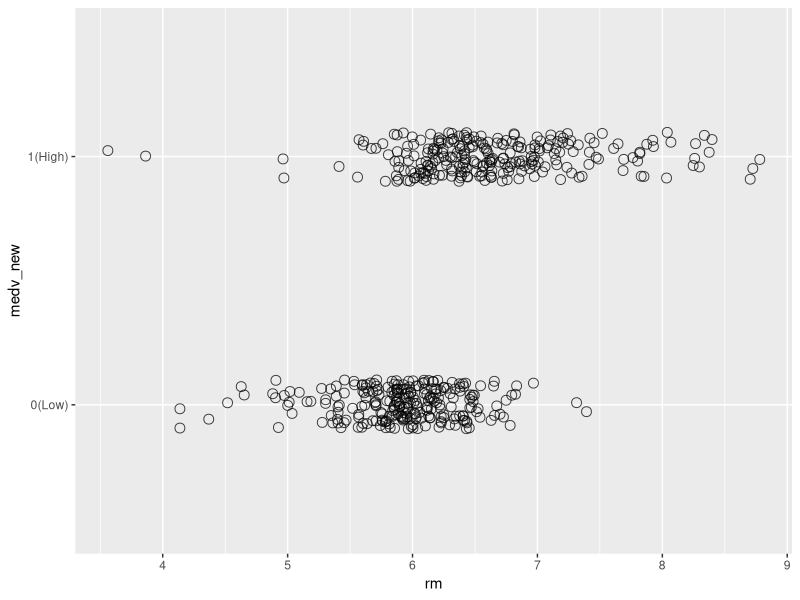
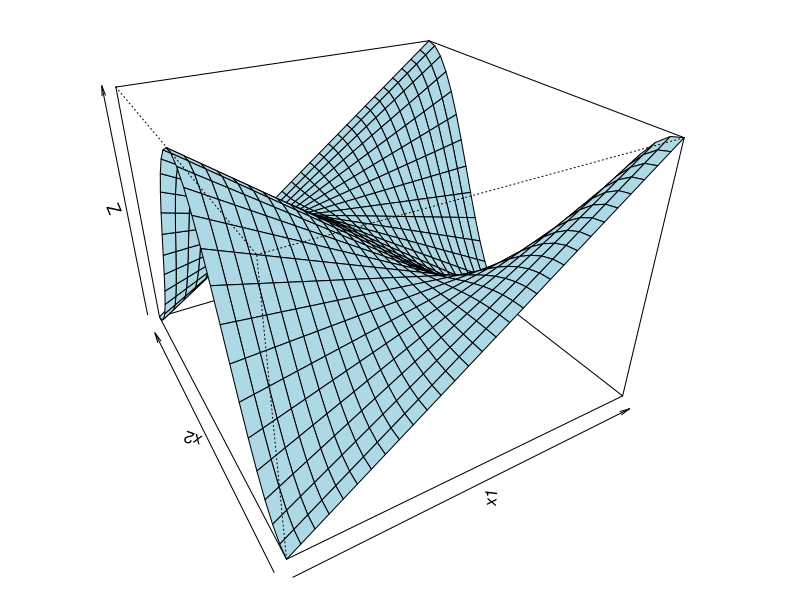
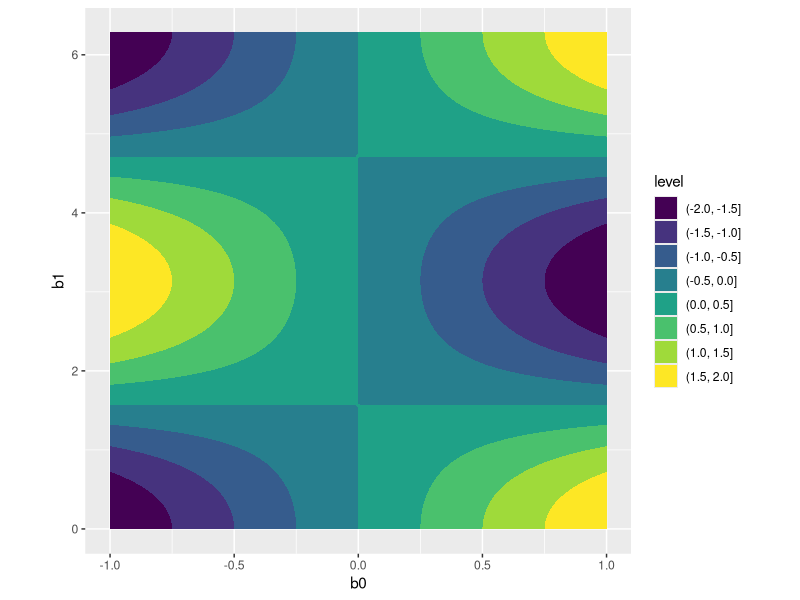
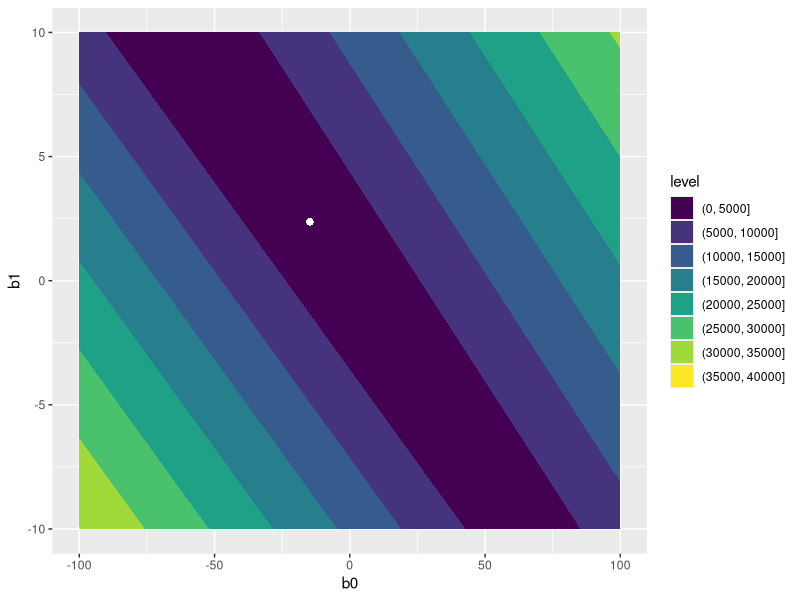

Recreate these plots in R, in order. (Note: this script raises an error after producing the figures.)
## ---- chunk 1
Sys.setenv(LANG = "en")
knitr::opts_chunk$set(fig.align='center', 
                      out.width='75%',
                      message=FALSE,
                      warning=FALSE)
library(MASS)
library(tidyverse)
## ---- chunk 2
library(MASS)
library(tidyverse)

df_boston <- MASS::Boston %>% 
  mutate(medv_new = case_when(medv >= median(medv) ~ 1,
                             medv < median(medv) ~ 0))

ggplot(data = df_boston, aes(x = rm, y = factor(medv_new))) + 
  geom_jitter(shape = 21, alpha = 0.75, size = 3, height=0.1) +
  scale_y_discrete(name = "medv_new",
                   labels = c("0(Low)", "1(High)"))
## ---- chunk 3
set.seed(1)
train_ind <- sample(1:506, size = 506*0.8)

df_train <- df_boston[train_ind, ]
df_test <- df_boston[-train_ind, ]
## ---- chunk 4
func <- function(x) {  
  x^2 - 2 * x + 1
}

result <- optim(par = -500, fn = func, method = "BFGS")
## ---- chunk 5
# The best set of parameters found.
result$par
## ---- chunk 6
negloglikelihood <- function(b){
  # explanatory variable
  x = df_train$rm
  # response variable
  y = df_train$medv_new
  
  # likelihood function value
  -sum(y*(b[1]+b[2]*x) - log(1+exp(b[1] + b[2]*x)))
}

res <- optim(par = c(0, 0), fn = negloglikelihood, gr = NULL, method = 'BFGS')
# extract the best set
bhat <- res$par

## ---- chunk 7
# explanatory variable 1
x1 <- seq(-1, 1, length.out = 30)

# explanatory variable 2
x2 <- seq(0, 2*pi, length.out = 30)

# response variable
plot_example_func <- function(x) { 
  x[1]*cos(x[2])*2
}

# all combinations of x1 and x2
df_plot_example <- expand.grid(X1 = x1, X2 = x2)

# generate correspond output 
df_plot_example$z <- apply(df_plot_example, 1, plot_example_func)

# re-shape z for the plotting function
Z <- matrix(df_plot_example$z, ncol=30)
par(mar=c(1,1,1,1))
persp(x = x1, y = x2, z = Z, theta = -30, phi = 30, expand = 0.75, col = "lightblue")
## ---- chunk 8
plot2dfunction <- function(fnc, b0range, b1range){
  b0_plot <- seq(b0range[1],b0range[2],length.out=100)
  b1_plot <- seq(b1range[1],b1range[2],length.out=100)
  df_plot <- data.frame(b0 = b0_plot, b1=b1_plot)
  df_plot <- df_plot %>% tidyr::expand(b0, b1) %>% rowwise() %>% mutate(nll = fnc(c(b0,b1)))
  ggplot(data=df_plot) +
    geom_contour_filled(aes(x=b0, y=b1, z=nll)) 
}
## ---- chunk 9
plot2dfunction(fnc = plot_example_func, b0range = c(-1, 1), b1range = c(0, 2*pi)) + coord_fixed(1/pi) 
## ---- chunk 10
plot2dfunction(fnc = negloglikelihood, b0range = c(-100, 100), b1range = c(-10, 10)) +
geom_point(aes(x=bhat[1], y=bhat[2]), color = "white")
## ---- chunk 11
logreg.fit <- glm(medv_new ~ rm, data = df_train, family = binomial)
summary(logreg.fit)
## ---- chunk 12
knitr::include_graphics("ConfusionMatrix.png")
## ---- chunk 13
# build the g1 function with the coefficients 
func_g1 <- function(x, bhat){
  # chance of being "High" with the given coefficients
  prob = (exp(bhat[1]+ x*bhat[2])/(1+exp(bhat[1]+ x*bhat[2])))
  return(prob)
}

df_test <- df_test %>% 
  mutate(
    # generate a column for predict chance being "High" with the coefficients obtained above
    pred_prob = func_g1(x = rm, b = bhat),
    # if the chance is greater than the threshold, than classify the case as TRUE("High")
    pred_class_by_hand =  pred_prob >= 0.5)
## ---- chunk 14
df_test <- df_test %>% 
  mutate(
    pred_class_by_glm =  predict(logreg.fit, newdata = df_test, type = "response") >= 0.5
  )
## ---- chunk 15
TP <- sum(df_test$medv_new + df_test$pred_class_by_hand > 1)
TN <- sum(df_test$medv_new + df_test$pred_class_by_hand < 1)
FN <- sum(df_test$medv_new > 0 & df_test$pred_class_by_hand < 1)
FP <- sum(df_test$medv_new < 1 & df_test$pred_class_by_hand > 0)

confusion_matrix = matrix(c(TP,FP,FN,TN), 2, 2)
rownames(confusion_matrix) <- c("Actual TRUE", "Actual FALSE")
colnames(confusion_matrix) <- c("Pred TRUE", "Pred FALSE")
print(confusion_matrix)
## ---- chunk 16
(TP+TN)/(TP+TN+FP+FN)
## ---- chunk 17
table(df_test$medv_new, df_test$pred_class_by_hand)
## ---- chunk 18
library(caret)
confusionMatrix(as.factor(df_test$pred_class_by_hand), as.factor(as.logical(df_test$medv_new)))
## ---- chunk 19
# accuracy: proportion of correct prediction
mean(df_test$medv_new == df_test$pred_class_by_hand)
## ---- chunk 20
# form the X matrix with 1s and involved variable only
X <- cbind(rep(1, 404), df_train[c( "age", "ptratio", "rm")]) %>% as.matrix()

# form the y matrix with response only
y <- df_train$medv_new %>% as.matrix()

# form the negative likelihood function similar to the single logistic regression
negloglikelihood2 <- function(b2) {
return(-sum(y * (X %*% b2) - log(1 + exp(X %*% b2))))
}

# form a gradient function for negloglikelihood2() to get a better optimiser 
gradient_negloglikelihood2 <- function(b2) {
 return(-(t(X) %*% (y - exp(X %*% b2)/(1+exp(X %*% b2)))))
}

# run optimisation
result2 <- optim(par = rep(0, 4), fn = negloglikelihood2, gr = gradient_negloglikelihood2, method = "BFGS")

# Extract the estimated coefficients
bhat2 <- result2$par
bhat2
## ---- chunk 21
logreg.fit2 <- glm(medv_new ~ age + ptratio + rm, data = df_train, family = binomial)
summary(logreg.fit2)
## ---- chunk 22
df_test <- df_test %>% 
  mutate(pred_class_by_glm2 = predict(logreg.fit2, newdata = df_test, type = "response") >= 0.5)

library(caret)
confusionMatrix(as.factor(as.numeric(df_test$pred_class_by_glm2)), as.factor(df_test$medv_new))

